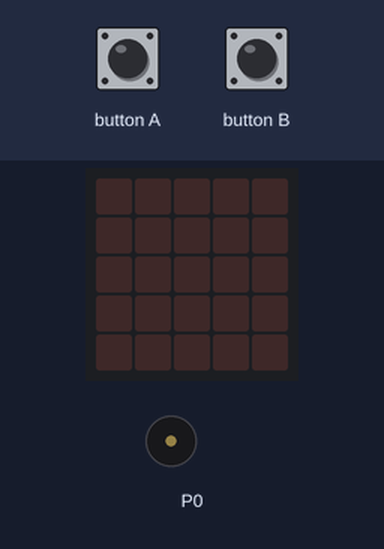
The program below on a simulated BBC micro:bit running MicroPython. Shown: the board's 5×5 LED display, buzzer (waves = sounding). Inputs (shaded band) come from the test bench.

Above: at 1.2 s.
1.3 s: button A pressed for 0.15 s
At 4.2 s:
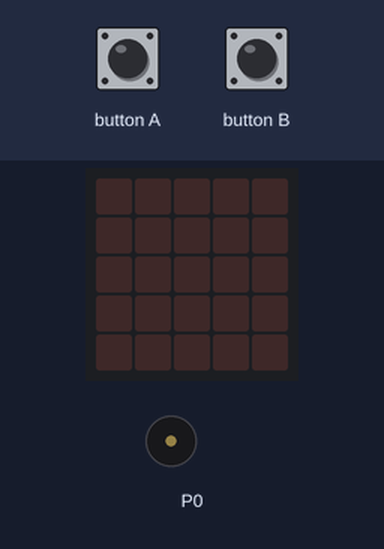
4.3 s: button B pressed for 0.15 s
5.9 s: button A pressed for 1 s
At 6.3 s:
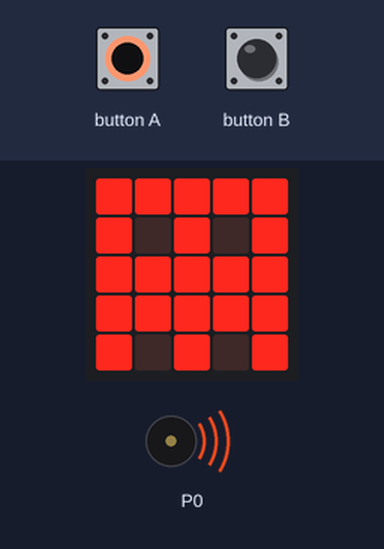
9.9 s: button B pressed for 1 s
Timing chart, 0 to 12.9 s (numbered marks = the images above; inputs shaded):
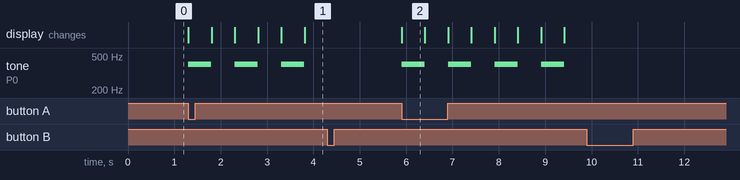

The program:

emergency_beacon.py
```python
from microbit import *
import music

alarm_on = False

while True:
    if button_a.was_pressed():
        alarm_on = True
    elif button_b.was_pressed():
        alarm_on = False

    if alarm_on:
        display.show(Image.GHOST)
        music.pitch(400, 500)
        display.clear()
        sleep(500)
```

Measured:
- after the input at 1.3 s, tone on P0: alternates 400 Hz for 0.50 s and silent for 0.50 s, starting at once; the display: first changes at once (image 1 shows a later state)
- after the input at 4.3 s, tone on P0: stops changing and stays silent
- after the input at 5.9 s, tone on P0: alternates 400 Hz for 0.50 s and silent for 0.50 s, starting at once; the display: changes at once (image 2)
- after the input at 9.9 s, tone on P0: stops changing and stays silent
- what the display in image 2 shows lasts 0.5 s, from 5.9 s to 6.4 s
